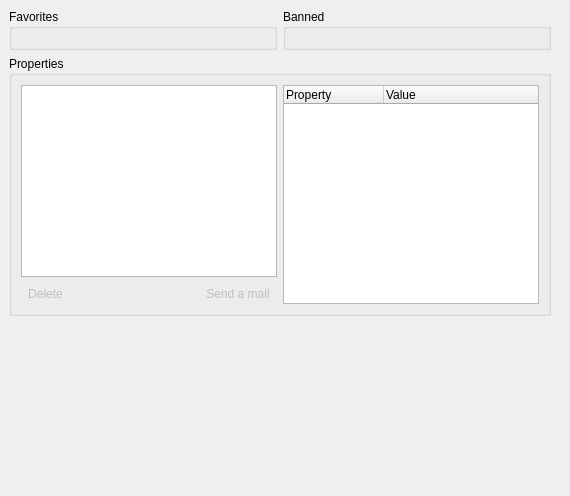
     <widget class="QWidget" name="pageContacts" >
      <layout class="QGridLayout" >
       <property name="margin" >
        <number>9</number>
       </property>
       <property name="spacing" >
        <number>6</number>
       </property>
       <item row="2" column="1" >
        <spacer>
         <property name="orientation" >
          <enum>Qt::Vertical</enum>
         </property>
         <property name="sizeHint" >
          <size>
           <width>20</width>
           <height>171</height>
          </size>
         </property>
        </spacer>
       </item>
       <item row="1" column="0" colspan="2" >
        <widget class="QGroupBox" name="grpCache" >
         <property name="title" >
          <string>Properties</string>
         </property>
         <layout class="QGridLayout" >
          <property name="margin" >
           <number>9</number>
          </property>
          <property name="spacing" >
           <number>6</number>
          </property>
          <item row="1" column="2" >
           <widget class="QToolButton" name="btnSendMail" >
            <property name="enabled" >
             <bool>false</bool>
            </property>
            <property name="toolTip" >
             <string>Send a mail</string>
            </property>
            <property name="text" >
             <string>Send a mail</string>
            </property>
            <property name="autoRaise" >
             <bool>true</bool>
            </property>
           </widget>
          </item>
          <item row="1" column="0" >
           <widget class="QToolButton" name="btnDeleteCache" >
            <property name="enabled" >
             <bool>false</bool>
            </property>
            <property name="toolTip" >
             <string>Delete</string>
            </property>
            <property name="text" >
             <string>Delete</string>
            </property>
            <property name="toolButtonStyle" >
             <enum>Qt::ToolButtonTextBesideIcon</enum>
            </property>
            <property name="autoRaise" >
             <bool>true</bool>
            </property>
           </widget>
          </item>
          <item row="1" column="1" >
           <spacer>
            <property name="orientation" >
             <enum>Qt::Horizontal</enum>
            </property>
            <property name="sizeHint" >
             <size>
              <width>40</width>
              <height>20</height>
             </size>
            </property>
           </spacer>
          </item>
          <item rowspan="2" row="0" column="3" >
           <widget class="QTreeWidget" name="showCache" >
            <property name="minimumSize" >
             <size>
              <width>0</width>
              <height>200</height>
             </size>
            </property>
            <property name="rootIsDecorated" >
             <bool>false</bool>
            </property>
            <property name="itemsExpandable" >
             <bool>false</bool>
            </property>
            <column>
             <property name="text" >
              <string>Property</string>
             </property>
            </column>
            <column>
             <property name="text" >
              <string>Value</string>
             </property>
            </column>
           </widget>
          </item>
          <item row="0" column="0" colspan="3" >
           <widget class="RzxComputerListWidget" name="listCache" >
            <property name="dragEnabled" >
             <bool>true</bool>
            </property>
            <property name="selectionMode" >
             <enum>QAbstractItemView::ExtendedSelection</enum>
            </property>
           </widget>
          </item>
         </layout>
        </widget>
       </item>
       <item row="1" column="2" >
        <spacer>
         <property name="orientation" >
          <enum>Qt::Horizontal</enum>
         </property>
         <property name="sizeHint" >
          <size>
           <width>10</width>
           <height>81</height>
          </size>
         </property>
        </spacer>
       </item>
       <item row="0" column="0" >
        <widget class="QGroupBox" name="groupFavorites" >
         <property name="maximumSize" >
          <size>
           <width>400</width>
           <height>16777215</height>
          </size>
         </property>
         <property name="title" >
          <string>Favorites</string>
         </property>
         <layout class="QGridLayout" >
          <property name="margin" >
           <number>9</number>
          </property>
          <property name="spacing" >
           <number>6</number>
          </property>
          <item row="0" column="0" >
           <widget class="RzxListEdit" name="listFavorites" />
          </item>
         </layout>
        </widget>
       </item>
       <item row="0" column="1" >
        <widget class="QGroupBox" name="groupBanned" >
         <property name="maximumSize" >
          <size>
           <width>400</width>
           <height>16777215</height>
          </size>
         </property>
         <property name="title" >
          <string>Banned</string>
         </property>
         <layout class="QGridLayout" >
          <property name="margin" >
           <number>9</number>
          </property>
          <property name="spacing" >
           <number>6</number>
          </property>
          <item row="0" column="0" >
           <widget class="RzxListEdit" name="listBanned" />
          </item>
         </layout>
        </widget>
       </item>
      </layout>
     </widget>
